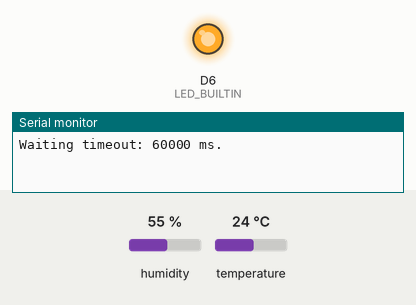
Bench run of a sketch on a simulated Arduino MKR. Parts: output pins drawn as LEDs (lit = HIGH), the last lines printed to the serial monitor. The test bench sets the inputs (shaded band); at power-on: humidity 55 %, temperature 24 °C. WiFi joins after 1.5 s; servers stay silent unless stated; no MQTT or app messages arrive unless stated.

Above: at 0.1 s.
At 81.6 s:
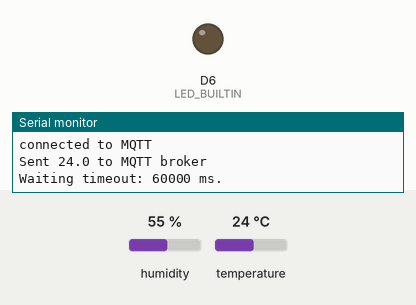
Timing chart, 0 to 83.1 s (numbered marks = the images above):
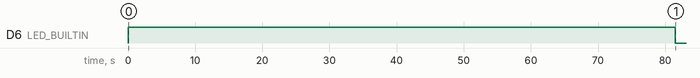

Measured:
- by itself, D6 (LED_BUILTIN): LOW → HIGH at 0.00 s, → LOW 81.5 s later

The sketch:

ArduinoMKR1010WifiIOTTemperature.ino
```cpp
#include <WiFiNINA.h>
#include "DHT.h"
#include <MQTT.h>
#include "secrets.h"                            // Secret file containing Wifi/MQTT secrets (ssid,pass,mqtt key, mqtt secret)
////////////////////////////////////////////////Initialization//////////////////////////////////////////
const int MQTTSendTimeoutMS = 60000;            // Timeout between MQTT publishes
const char mqttServer[] = "broker.shiftr.io";   // broker, with shiftr.io it's "broker.shiftr.io"
const char device[] = "ArduinoMKR1010";         // broker device identifier
const int mqttServerPort = 1883;                // broker mqtt port
int status = WL_IDLE_STATUS;
#define DHTPIN 7                                 // Digital pin connected to the DHT sensor
#define DHTTYPE DHT11                            // DHT 11 or 22
DHT dht(DHTPIN, DHTTYPE);
WiFiClient net;                                  //Instances of WiFiClient and a MQTTClient are needed to communicated remotely.
MQTTClient client;
////////////////////////////////////////////////Initialization////////////////////////////////////////
void setup() {
  digitalWrite(LED_BUILTIN, HIGH);                // Set error led high when not connected to wifi
  pinMode(LED_BUILTIN, OUTPUT);
  Serial.begin(9600);
  dht.begin();
}
void loop() {
//////////////////////////////////////////////////Loop////////////////////////////////////////////////
  Serial.print(F("Waiting timeout: "));   // Wait a few seconds between measurements.
  Serial.print(MQTTSendTimeoutMS);        // Wait a few seconds between measurements.
  Serial.println(F(" ms."));              // Wait a few seconds between measurements.
  delay(MQTTSendTimeoutMS);               // Wait a few seconds between measurements.
  float h = dht.readHumidity();           // Reading temperature or humidity takes about 250 milliseconds!
  float t = dht.readTemperature();        // Read temperature as Celsius (the default)
  if (isnan(h) || isnan(t)) {             // Check if any reads failed and exit early (to try again).
    Serial.println(F("Failed to read from DHT sensor!"));
    return;
  }
  String temp = String(t, 1);             // Debug output to serial
  String humid = String(h, 1);            // Debug output to serial
  Serial.print(F("Humidity: "));          // Debug output to serial
  Serial.print(temp);                     // Debug output to serial
  Serial.print(F("%  Temperature: "));    // Debug output to serial
  Serial.print(humid);                    // Debug output to serial
  Serial.println(F("°C "));               // Debug output to serial
  connectWifi();                          // Check Wifi connection
  connectMQTT();                          // Check MQTT connection
  client.publish("/temperature-reading", temp);    //Send to MQTT
  Serial.print(F("Sent "));
  Serial.print(temp);
  Serial.println(F(" to MQTT broker "));
///////////////////////////////////////////////////Loop////////////////////////////////////////////////
}
void printWifiStatus() {
  digitalWrite(LED_BUILTIN, LOW);         //Set error led low
  Serial.print("SSID: ");                 // print the SSID of the network you're attached to:
  Serial.println(WiFi.SSID());            // print the SSID of the network you're attached to:
  IPAddress ip = WiFi.localIP();          // print your board's IP address:
  Serial.print("IP Address: ");           // print your board's IP address:
  Serial.println(ip);                     // print your board's IP address:
  long rssi = WiFi.RSSI();                // print the received signal strength:
  Serial.print("signal strength (RSSI):");// print the received signal strength:
  Serial.print(rssi);                     // print the received signal strength:
  Serial.println(" dBm");                 // print the received signal strength:
}

void connectMQTT(){
  client.begin(mqttServer, mqttServerPort, net); //Connect MQTT
  while (!client.connected()) {                 //if not connected: try to reconnect
    Serial.println("MQTT not connected: connecting...");
     if (client.connect(device, key, secret)) { //if not connected: try to reconnect
        Serial.println("connected to MQTT");
      } else {
        Serial.print("failed to connect to MQTT ");
        delay(2000);
        }
    }
}

void connectWifi(){                         // attempt to connect to Wifi network:
  while (WiFi.status() != WL_CONNECTED) {
    Serial.print("Wifi not connected: attempting to connect to SSID: ");
    Serial.println(ssid);
    status = WiFi.begin(ssid, pass);
    delay(20000);                           // wait 10 seconds for connection:
  }
  Serial.println("Connected to wifi");
  printWifiStatus();
}
```

secrets.h
```cpp
char ssid[] = "SSID";                          	// your network SSID (name)
char pass[] = "WIFI_PASSWORD";               		// your network password (use for WPA, or use as key for WEP)
const char key[] = "MQTT_Broker_Key";           // broker key
const char secret[] = "MQTT_Broker_Secret";     // broker secret
```
